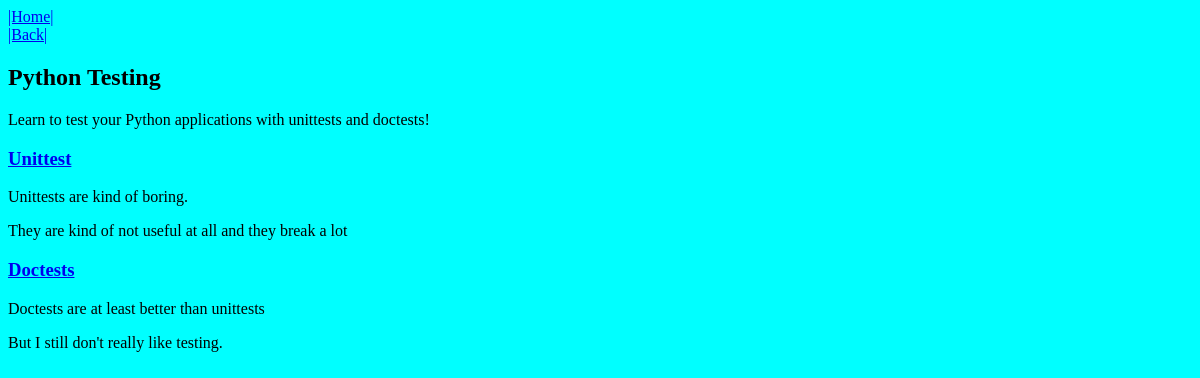
The app's page /courses/4/ with its own data.
### courses/models.py (models this page shows, shortened)
class Course(models.Model):
    created_at = models.DateTimeField(auto_now_add=True)
    title = models.CharField(max_length=255)
    description = models.TextField()

class Step(models.Model):
    title = models.CharField(max_length=255)
    description = models.TextField()
    content = models.TextField(blank=True, default='')
    order = models.IntegerField(default=0)
    course = models.ForeignKey(Course)
    class Meta:
        ordering = ['order',]

### courses/views.py (the view)
# urls.py: url(r'(?P<pk>\d+)/$', views.course_detail, name='detail'),
def course_detail(request, pk):
    course = get_object_or_404(Course, pk=pk)
    return render(request, 'courses/course_detail.html', {'course':course})

### courses/templates/courses/course_detail.html (shortened to what this page needs)
{% extends 'layout.html' %}
{% block content %}
<a href='/courses'>|Back|</a>
<article>
<h2>{{ course.title }}</h2>
    {{ course.description }}
    <section>
        {% for step in course.step_set.all %}
            <h3><a href='/courses/{{ step.course.pk }}/{{step.pk}}'>{{ step.title }}</a></h3>
        {{ step.description|linebreaks }}
        {% endfor %}
    </section>
</article>
{% endblock %}

### assets/css/layout.css (style rules this page uses)
.html { background-color: cyan; }

### records on screen
Course: title "Python Testing", description "Learn to test your Python applications with unittests and doctests!"
Step: title "Unittest", description "Unittests are kind of boring. They are kind of not useful at all and they break a lot"
Step: title "Doctests", description "Doctests are at least better than unittests But I still don't really like testing."
